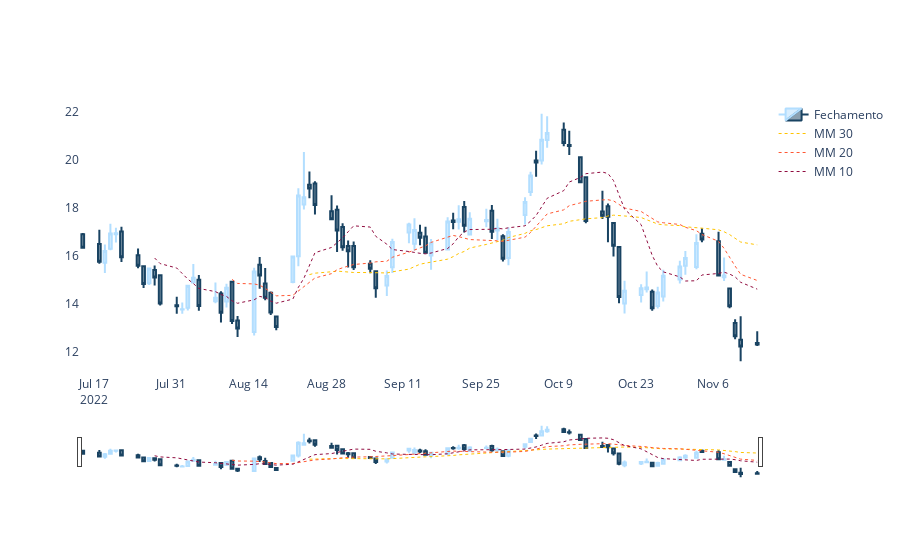
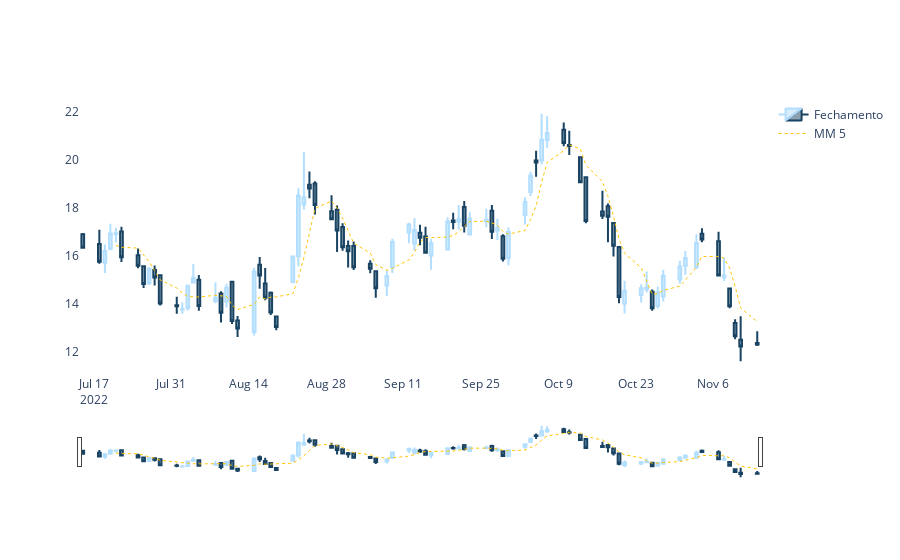
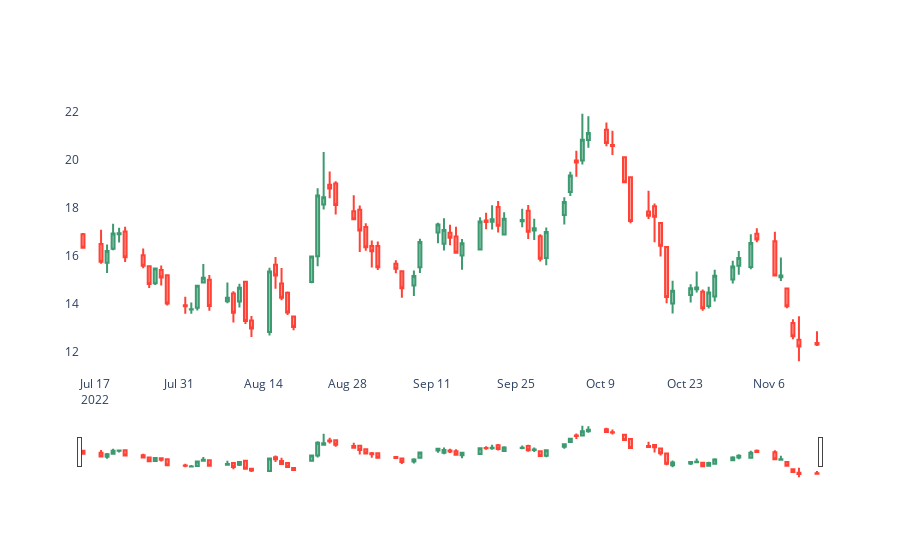

Source (notebook cell) for these figures, in order:
### Code cell
ticker ="AMER3.SA"

acao = yf.download(ticker)

data_final = datetime.now()

data_inicial = data_final + dateutil.relativedelta.relativedelta(months=-4)

acao = acao[data_inicial:data_final]

acao['MM10'] = acao["Close"].rolling(10).mean()
acao['MM20'] = acao["Close"].rolling(20).mean()
acao['MM30'] = acao["Close"].rolling(30).mean()
acao['MM05'] = acao["Close"].rolling(5).mean()
    
#Técnica borboleta---------------------------------------------------------


fig = go.Figure()

fig.add_trace(go.Candlestick(
    name='Fechamento', 
    x=acao.index, 
    open=acao["Open"], 
    high=acao["High"],
    low=acao["Low"],
    close=acao["Close"],
    increasing_line_color= '#B2DEFF', decreasing_line_color= '#194362'))

fig.add_trace(
    go.Scatter(
        name="MM 30",
        x=acao.index,
        y=acao["MM30"],
        line=dict(color='#FFC300', width=1, dash='dot'))
)
fig.add_trace(
    go.Scatter(
        name="MM 20",
        x=acao.index,
        y=acao["MM20"],
        line=dict(color='#FF5733', width=1, dash='dot'))
)
fig.add_trace(
    go.Scatter(
        name="MM 10",
        x=acao.index,
        y=acao["MM10"],
        line=dict(color='#900C3F', width=1, dash='dot'))
)

fig.update_layout(paper_bgcolor='rgba(0,0,0,0)', plot_bgcolor='rgba(0,0,0,0)')

fig.show()



#---------------------------------------------------------------------------------------

fig2 = go.Figure()

fig2.add_trace(go.Candlestick(
    name='Fechamento', 
    x=acao.index, 
    open=acao["Open"], 
    high=acao["High"],
    low=acao["Low"],
    close=acao["Close"],
    increasing_line_color= '#B2DEFF', decreasing_line_color= '#194362'))

fig2.add_trace(
    go.Scatter(
        name="MM 5",
        x=acao.index,
        y=acao["MM05"],
        line=dict(color='#FFC300', width=1, dash='dot')))

fig2.update_layout(paper_bgcolor='rgba(0,0,0,0)', plot_bgcolor='rgba(0,0,0,0)')

fig2.show()



#---------------------------------------------------------------------------------------
fig3 = go.Figure()

fig3.add_trace(go.Candlestick(
    name='Fechamento', 
    x=acao.index, 
    open=acao["Open"], 
    high=acao["High"],
    low=acao["Low"],
    close=acao["Close"]))

fig3.update_layout(paper_bgcolor='rgba(0,0,0,0)', plot_bgcolor='rgba(0,0,0,0)')

fig3.show()
